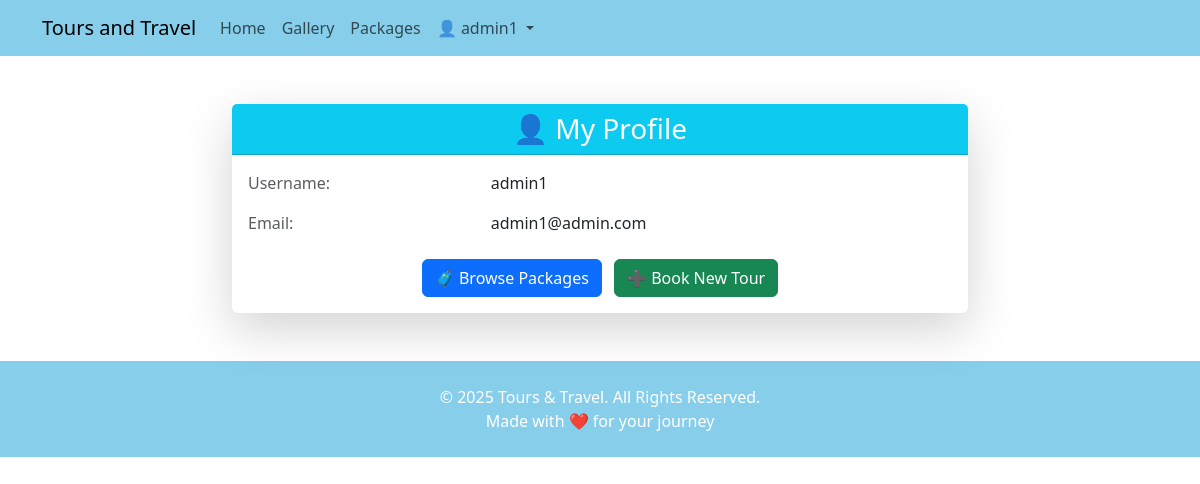
Screenshot of /accounts/profile (signed in) with the database file from the repository.
### accounts/models.py (models this page shows, shortened)
class User(AbstractUser):
    phone = models.CharField(max_length=20, blank=True, null=True)

### accounts/views.py (the view)
# urls.py: path('profile',views.profile,name='profile'),
@login_required
def profile(request):
    return render(request, 'accounts/profile.html')

### templates/accounts/profile.html (shortened to what this page needs)
{% extends 'base.html' %}
{% load static %}
{% block main %}
<div class="container mt-5">
  <div class="row justify-content-center">
    <div class="col-md-8">
      <div class="card shadow-lg border-0">
        <div class="card-header bg-info text-white text-center">
          <h3 class="mb-0">👤 My Profile</h3>
        </div>
        <div class="card-body">
          <div class="row mb-3">
            <div class="col-sm-4 text-muted">Username:</div>
            <div class="col-sm-8">{{ user.username }}</div>
          </div>
          <div class="row mb-3">
            <div class="col-sm-4 text-muted">Email:</div>
            <div class="col-sm-8">{{ user.email }}</div>
          </div>
          <div class="text-center mt-4">
            <a href="{% url 'package_list' %}" class="btn btn-primary me-2">🧳 Browse Packages</a>
            <a href="{% url 'booking_page' %}?package_id=1" class="btn btn-success">➕ Book New Tour</a>
          </div>
        </div>
      </div>
    </div>
  </div>
</div>
{% endblock %}

### templates/base.html (shortened to what this page needs)
{% load static %}
<!doctype html>
<html lang="en">
  <head>
    <link
      href="https://cdn.jsdelivr.net/npm/bootstrap@5.3.2/dist/css/bootstrap.min.css"
      rel="stylesheet"
    />
  </head>
  <body>
    <header>
      <nav class="navbar navbar-expand-md navbar-light" style="background-color: #87CEEB;">
        <div class="container">
          <a class="navbar-brand" href="{% url 'home' %}">Tours and Travel</a>
          <div class="collapse navbar-collapse" id="navbarsExample">
            <ul class="navbar-nav me-auto mb-2 mb-md-0">
              <li class="nav-item">
                <a class="nav-link {% if request.path == '/' %}active{% endif %}" href="{% url 'home' %}">Home</a>
              </li>
              <li class="nav-item">
                <a class="nav-link {% if request.path == '/gallery/' %}active{% endif %}" href="{% url 'gallery_page' %}">Gallery</a>
              </li>
              <li class="nav-item">
                <a class="nav-link {% if request.path == '/packages/' %}active{% endif %}" href="{% url 'package_list' %}">Packages</a>
              </li>
              {% if request.user.is_authenticated %}
              <li class="nav-item dropdown">
                <a class="nav-link dropdown-toggle" href="#" id="userDropdown" role="button" data-bs-toggle="dropdown" aria-expanded="false">
                  👤 {{ request.user.username }}
                </a>
              </li>
              {% endif %}
            </ul>
          </div>
        </div>
      </nav>
    </header>
    <main>
      {% block main %}
      {% endblock %}
    </main>
    <footer class="text-center text-white py-4 mt-5" style="background-color: #87CEEB;">
      <div class="container">
        <p class="mb-0">© 2025 Tours & Travel. All Rights Reserved.</p>
        <p class="mb-0">Made with ❤️ for your journey</p>
      </div>
    </footer>
  </body>
</html>

### rows the page displays
User: user.username "admin1", username "admin1", email "admin1@admin.com"
